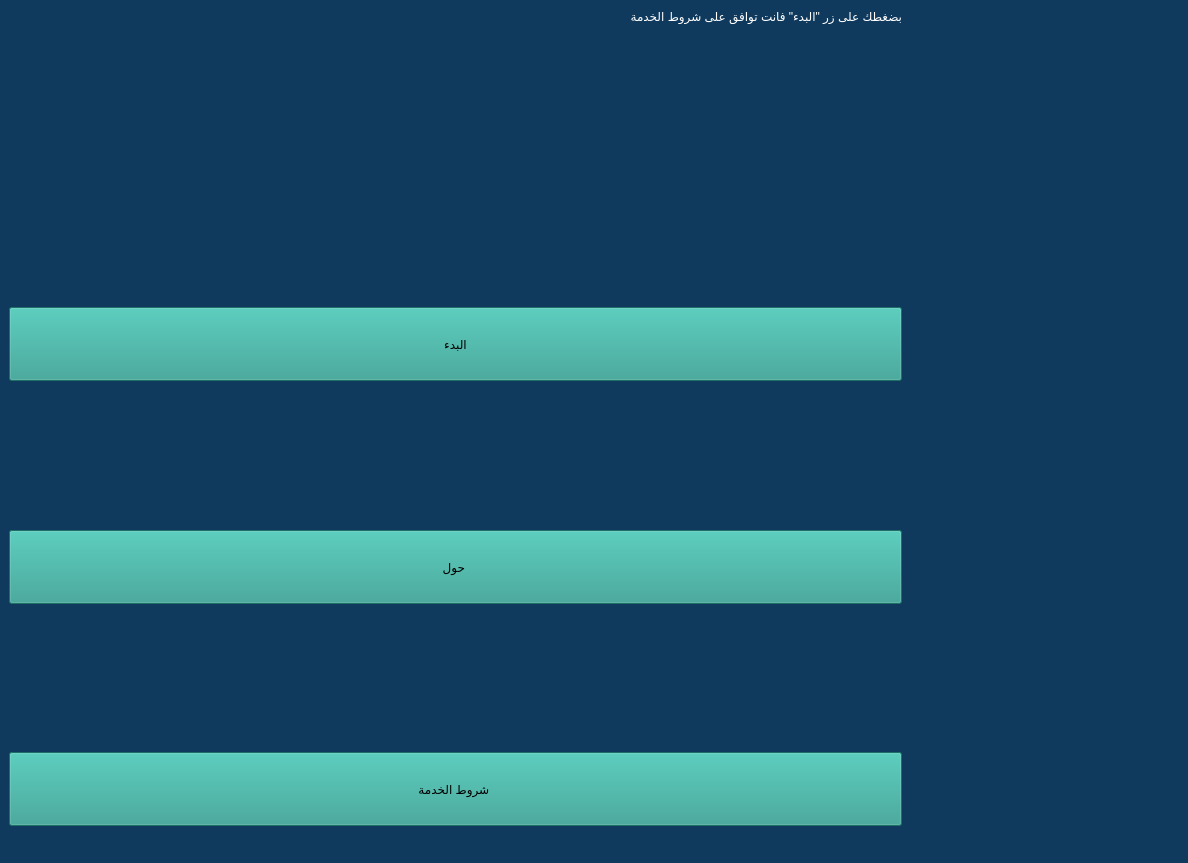
<?xml version="1.0" encoding="UTF-8"?>
<ui version="4.0">
 <class>MainWindow</class>
 <widget class="QMainWindow" name="MainWindow">
  <property name="geometry">
   <rect>
    <x>0</x>
    <y>0</y>
    <width>1188</width>
    <height>863</height>
   </rect>
  </property>
  <property name="windowTitle">
   <string>MainWindow</string>
  </property>
  <property name="styleSheet">
   <string notr="true">
background-color: rgb(15, 58, 93)
</string>
  </property>
  <widget class="QWidget" name="centralwidget">
   <layout class="QGridLayout" name="gridLayout">
    <item row="2" column="0">
     <widget class="QPushButton" name="pushButton_3">
      <property name="minimumSize">
       <size>
        <width>0</width>
        <height>74</height>
       </size>
      </property>
      <property name="styleSheet">
       <string notr="true">
background-color: rgb(42, 157, 143);
font: 14pt &quot;Segoe UI&quot;;
color: rgb(0, 0, 0);



</string>
      </property>
      <property name="text">
       <string>البدء</string>
      </property>
     </widget>
    </item>
    <item row="1" column="0">
     <spacer name="horizontalSpacer">
      <property name="orientation">
       <enum>Qt::Horizontal</enum>
      </property>
      <property name="sizeHint" stdset="0">
       <size>
        <width>40</width>
        <height>20</height>
       </size>
      </property>
     </spacer>
    </item>
    <item row="4" column="0">
     <widget class="QPushButton" name="pushButton">
      <property name="minimumSize">
       <size>
        <width>0</width>
        <height>74</height>
       </size>
      </property>
      <property name="styleSheet">
       <string notr="true">background-color: rgb(42, 157, 143);
font: 14pt &quot;Segoe UI&quot;;
color: rgb(0, 0, 0);</string>
      </property>
      <property name="text">
       <string>حول </string>
      </property>
     </widget>
    </item>
    <item row="1" column="1">
     <widget class="QLabel" name="label">
      <property name="minimumSize">
       <size>
        <width>271</width>
        <height>271</height>
       </size>
      </property>
      <property name="styleSheet">
       <string notr="true">border-image: url(:/images/kinsight_ion.png);</string>
      </property>
      <property name="text">
       <string/>
      </property>
     </widget>
    </item>
    <item row="3" column="0">
     <spacer name="verticalSpacer_2">
      <property name="orientation">
       <enum>Qt::Vertical</enum>
      </property>
      <property name="sizeHint" stdset="0">
       <size>
        <width>20</width>
        <height>40</height>
       </size>
      </property>
     </spacer>
    </item>
    <item row="6" column="0">
     <widget class="QPushButton" name="pushButton_2">
      <property name="minimumSize">
       <size>
        <width>0</width>
        <height>74</height>
       </size>
      </property>
      <property name="styleSheet">
       <string notr="true">background-color: rgb(42, 157, 143);
font: 14pt &quot;Segoe UI&quot;;
color: rgb(0, 0, 0);</string>
      </property>
      <property name="text">
       <string>شروط الخدمة </string>
      </property>
     </widget>
    </item>
    <item row="5" column="0">
     <spacer name="verticalSpacer_3">
      <property name="orientation">
       <enum>Qt::Vertical</enum>
      </property>
      <property name="sizeHint" stdset="0">
       <size>
        <width>20</width>
        <height>40</height>
       </size>
      </property>
     </spacer>
    </item>
    <item row="2" column="1" rowspan="6">
     <spacer name="verticalSpacer">
      <property name="orientation">
       <enum>Qt::Vertical</enum>
      </property>
      <property name="sizeHint" stdset="0">
       <size>
        <width>20</width>
        <height>40</height>
       </size>
      </property>
     </spacer>
    </item>
    <item row="0" column="0">
     <widget class="QLabel" name="label_2">
      <property name="styleSheet">
       <string notr="true">font: 14pt &quot;Segoe UI&quot;;
color: rgb(255, 255, 255);</string>
      </property>
      <property name="text">
       <string>بضغطك على زر &quot;البدء&quot; فانت توافق على شروط الخدمة</string>
      </property>
     </widget>
    </item>
   </layout>
  </widget>
  <widget class="QMenuBar" name="menubar">
   <property name="geometry">
    <rect>
     <x>0</x>
     <y>0</y>
     <width>1188</width>
     <height>21</height>
    </rect>
   </property>
  </widget>
  <widget class="QStatusBar" name="statusbar"/>
 </widget>
 <resources/>
 <connections/>
</ui>
